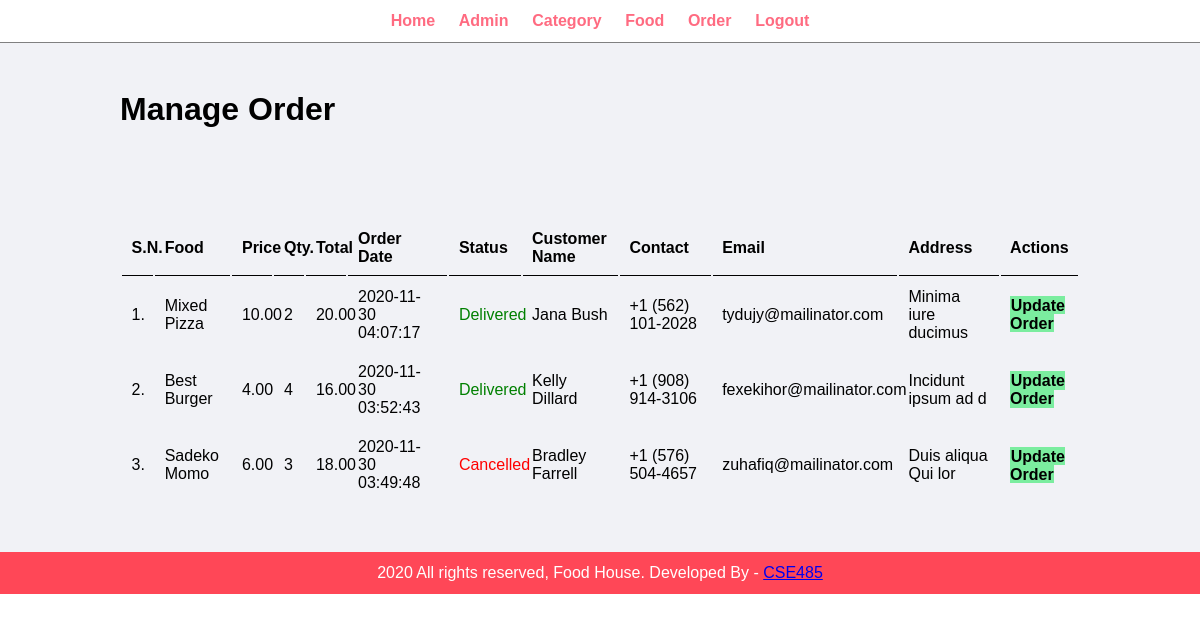
Page /admin/manage-order.php (signed in) on the committed database.
### tables this page shows
CREATE TABLE `tbl_order` (
  `id` int(10) UNSIGNED NOT NULL,
  `food` varchar(150) NOT NULL,
  `price` decimal(10,2) NOT NULL,
  `qty` int(11) NOT NULL,
  `total` decimal(10,2) NOT NULL,
  `order_date` datetime NOT NULL,
  `status` varchar(50) NOT NULL,
  `customer_name` varchar(150) NOT NULL,
  `customer_contact` varchar(20) NOT NULL,
  `customer_email` varchar(150) NOT NULL,
  `customer_address` varchar(255) NOT NULL
);

### admin/manage-order.php (the view, shortened to what this page needs)
<?php include('partials/menu.php'); ?>
<div class="main-content">
    <div class="wrapper">
        <h1>Manage Order</h1>
                <br /><br /><br />
                <br><br>
                <table class="tbl-full">
                    <tr>
                        <th>S.N.</th>
                        <th>Food</th>
                        <th>Price</th>
                        <th>Qty.</th>
                        <th>Total</th>
                        <th>Order Date</th>
                        <th>Status</th>
                        <th>Customer Name</th>
                        <th>Contact</th>
                        <th>Email</th>
                        <th>Address</th>
                        <th>Actions</th>
                    </tr>
                    <?php
                        $sql = "SELECT * FROM tbl_order ORDER BY id DESC";
                        $res = mysqli_query($conn, $sql);
                        $count = mysqli_num_rows($res);
                        $sn = 1;
                        if($count>0)
                        {
                            while($row=mysqli_fetch_assoc($res))
                            {
                                $id = $row['id'];
                                $food = $row['food'];
                                $price = $row['price'];
                                $qty = $row['qty'];
                                $total = $row['total'];
                                $order_date = $row['order_date'];
                                $status = $row['status'];
                                $customer_name = $row['customer_name'];
                                $customer_contact = $row['customer_contact'];
                                $customer_email = $row['customer_email'];
                                $customer_address = $row['customer_address'];
                                ?>
                                    <tr>
                                        <td><?php echo $sn++; ?>. </td>
                                        <td><?php echo $food; ?></td>
                                        <td><?php echo $price; ?></td>
                                        <td><?php echo $qty; ?></td>
                                        <td><?php echo $total; ?></td>
                                        <td><?php echo $order_date; ?></td>
                                        <td>
                                            <?php
                                                if($status=="Ordered")
                                                {
                                                    echo "<label>$status</label>";
                                                }
                                                elseif($status=="On Delivery")
                                                {
                                                    echo "<label style='color: orange;'>$status</label>";
                                                }
                                                elseif($status=="Delivered")
                                                {
                                                    echo "<label style='color: green;'>$status</label>";
                                                }
                                                elseif($status=="Cancelled")
                                                {
                                                    echo "<label style='color: red;'>$status</label>";
                                                }
                                            ?>
                                        </td>
                                        <td><?php echo $customer_name; ?></td>
                                        <td><?php echo $customer_contact; ?></td>
                                        <td><?php echo $customer_email; ?></td>
                                        <td><?php echo $customer_address; ?></td>
                                        <td>
                                            <a href="<?php echo SITEURL; ?>admin/update-order.php?id=<?php echo $id; ?>" class="btn-secondary">Update Order</a>
                                        </td>
                                    </tr>
                                <?php
                            }
                        }
                        else
                        {
                            echo "<tr><td colspan='12' class='error'>Orders not Available</td></tr>";
                        }
                    ?>
                </table>
    </div>
</div>
<?php include('partials/footer.php'); ?>

### css/admin.css (style rules this page uses)
* { margin: 0; padding: 0; font-family: Arial, Helvetica, sans-serif; }
.wrapper { padding: 1%; width: 80%; margin: 0 auto; }
.tbl-full { width: 100%; }
table tr th { border-bottom: 1px solid black; padding: 1%; text-align: left; }
table tr td { padding: 1%; }
.btn-secondary { background-color: #7bed9f; padding: 1%; color: black; text-decoration: none; font-weight: bold; }
.main-content { background-color: #f1f2f6; padding: 3% 0; }

### rows in the picture
tbl_order: food "Mixed Pizza", price "10.00", qty "2", total "20.00", order_date "2020-11-30 04:07:17", status "Delivered", customer_name "Jana Bush", customer_contact "+1 (562) 101-2028", customer_email "tydujy@mailinator.com", customer_address "Minima iure ducimus"
tbl_order: food "Best Burger", price "4.00", qty "4", total "16.00", order_date "2020-11-30 03:52:43", status "Delivered", customer_name "Kelly Dillard", customer_contact "+1 (908) 914-3106", customer_email "fexekihor@mailinator.com", customer_address "Incidunt ipsum ad d"
tbl_order: food "Sadeko Momo", price "6.00", qty "3", total "18.00", order_date "2020-11-30 03:49:48", status "Cancelled", customer_name "Bradley Farrell", customer_contact "+1 (576) 504-4657", customer_email "zuhafiq@mailinator.com", customer_address "Duis aliqua Qui lor"
